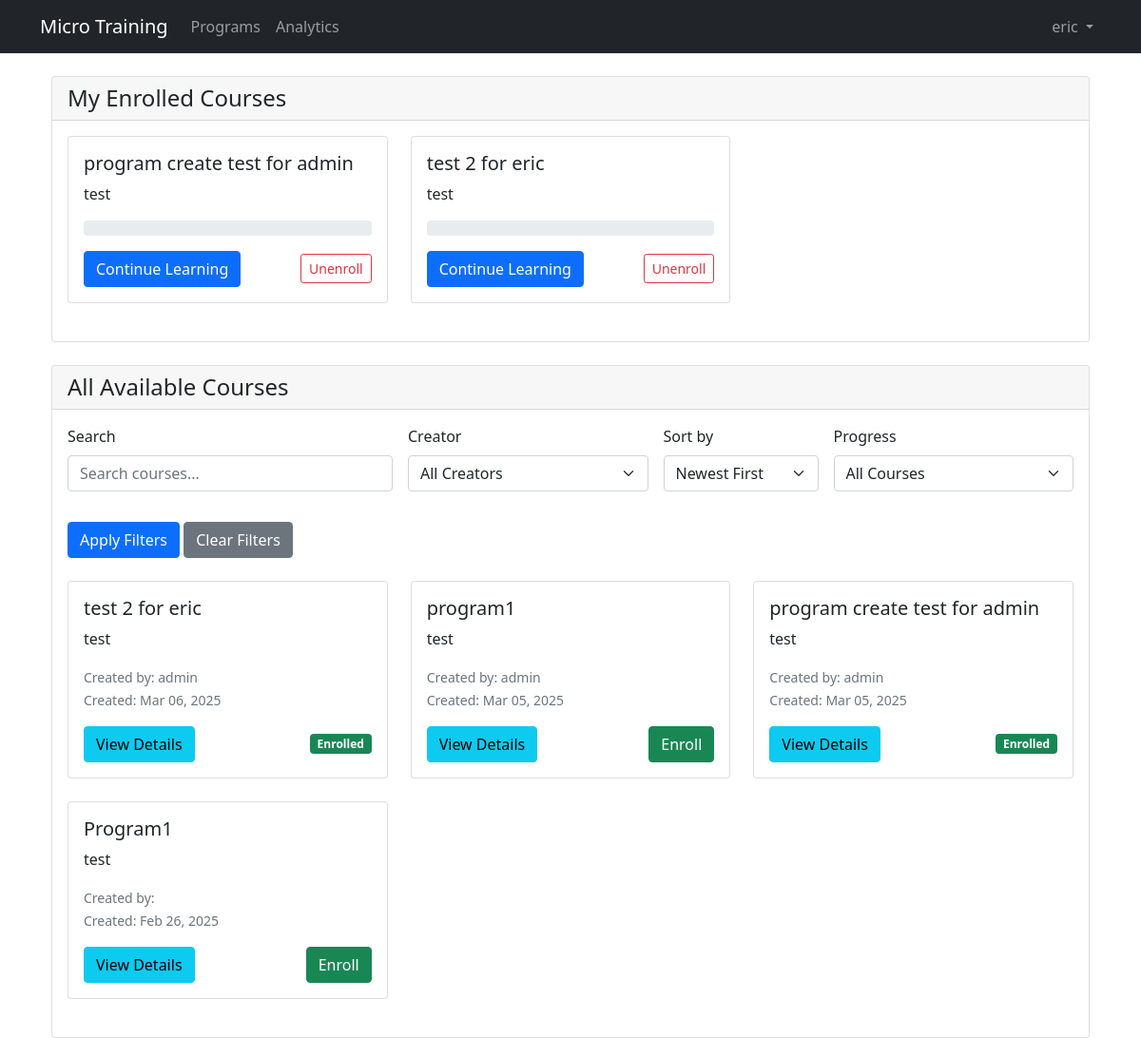
Screenshot of /courses/dashboard/ (signed in) with the database file from the repository.
### accounts/models.py (models this page shows, shortened)
class User(AbstractUser):
    is_manager = models.BooleanField(
        default=False,
        verbose_name='is_manager'
    )
    department = models.CharField(
        max_length=100,
        blank=True,  # 允许为空
        verbose_name='Department'
    )
    class Meta:
        db_table = 'users'
        verbose_name = 'User'
        verbose_name_plural = 'Users'

### courses/models.py (models this page shows, shortened)
class Program(models.Model):
    title = models.CharField(max_length=200)
    description = models.TextField()
    created_at = models.DateTimeField(auto_now_add=True)
    updated_at = models.DateTimeField(auto_now=True)
    created_by = models.ForeignKey(
        settings.AUTH_USER_MODEL,
        on_delete=models.CASCADE,
        related_name='created_programs',
        null=True,
        blank=True
    )
    enrolled_users = models.ManyToManyField(
        settings.AUTH_USER_MODEL,
        through='Enrollment',
        related_name='enrolled_programs',
        through_fields=('program', 'user')
    )

### courses/views.py (the view, shortened to what this page needs)
# urls.py: path('dashboard/', views.UserDashboardView.as_view(), name='user_dashboard'),
class UserDashboardView(LoginRequiredMixin, ListView):
    model = Program
    template_name = 'courses/user_dashboard.html'
    context_object_name = 'all_courses'
    def get_queryset(self):
        queryset = Program.objects.all()
        form = CourseSearchForm(self.request.GET,
                              creator_choices=User.objects.filter(is_manager=True))
        if form.is_valid():
            search = form.cleaned_data.get('search')
            creator = form.cleaned_data.get('creator')
            sort_by = form.cleaned_data.get('sort_by')
            progress = form.cleaned_data.get('progress')
            if search:
                queryset = queryset.filter(
                    Q(title__icontains=search) |
                    Q(description__icontains=search) |
                    Q(created_by__username__icontains=search)
                )
            if creator:
                queryset = queryset.filter(created_by_id=creator)
            if sort_by == 'oldest':
                queryset = queryset.order_by('created_at')
            else:
                queryset = queryset.order_by('-created_at')
        return queryset
    def get_context_data(self, **kwargs):
        context = super().get_context_data(**kwargs)
        context['search_form'] = CourseSearchForm(
            self.request.GET,
            creator_choices=User.objects.filter(is_manager=True)
        )
        context['enrolled_courses'] = Program.objects.filter(
            enrolled_users=self.request.user
        ).annotate(
            total_lessons=Count('topics__lessons'),
            completed_lessons=Count(
                'topics__lessons',
                filter=Q(topics__lessons__lessonprogress__user=self.request.user,
                        topics__lessons__lessonprogress__completed=True)
            )
        )
        return context

### courses/templates/courses/user_dashboard.html (shortened to what this page needs)
{% extends "base.html" %}
{% load crispy_forms_tags %}
{% block content %}
<div class="container mt-4">
    <div class="card mb-4">
        <div class="card-header">
            <h4 class="mb-0">My Enrolled Courses</h4>
        </div>
        <div class="card-body">
            <div class="row">
                {% for course in enrolled_courses %}
                <div class="col-md-6 col-lg-4 mb-4">
                    <div class="card h-100">
                        <div class="card-body">
                            <h5 class="card-title">{{ course.title }}</h5>
                            <p class="card-text">{{ course.description|truncatewords:20 }}</p>
                            <div class="progress mb-3">
                            </div>
                            <div class="d-flex justify-content-between align-items-center">
                                <a href="{% url 'program_detail' course.id %}" class="btn btn-primary">
                                    Continue Learning
                                </a>
                                <form method="post" action="{% url 'unenroll_course' course.id %}"
                                      style="display: inline;">
                                    <button type="submit" class="btn btn-outline-danger btn-sm"
                                            onclick="return confirm('Are you sure you want to unenroll?')">
                                        Unenroll
                                    </button>
                                </form>
                            </div>
                        </div>
                    </div>
                </div>
                {% empty %}
                <div class="col-12">
                    <p class="text-muted">You haven't enrolled in any courses yet.</p>
                </div>
                {% endfor %}
            </div>
        </div>
    </div>
    <div class="card">
        <div class="card-header">
            <h4 class="mb-0">All Available Courses</h4>
        </div>
        <div class="card-body">
            <form method="get" class="mb-4">
                <div class="row g-3">
                    <div class="col-md-4">
                        {{ search_form.search|as_crispy_field }}
                    </div>
                    <div class="col-md-3">
                        {{ search_form.creator|as_crispy_field }}
                    </div>
                    <div class="col-md-2">
                        {{ search_form.sort_by|as_crispy_field }}
                    </div>
                    <div class="col-md-3">
                        {{ search_form.progress|as_crispy_field }}
                    </div>
                </div>
                <button type="submit" class="btn btn-primary mt-3">Apply Filters</button>
                <a href="{% url 'user_dashboard' %}" class="btn btn-secondary mt-3">Clear Filters</a>
            </form>
            <div class="row">
                {% for course in all_courses %}
                <div class="col-md-6 col-lg-4 mb-4">
                    <div class="card h-100">
                        <div class="card-body">
                            <h5 class="card-title">{{ course.title }}</h5>
                            <p class="card-text">{{ course.description|truncatewords:20 }}</p>
                            <p class="text-muted">
                                <small>Created by: {{ course.created_by.username }}</small><br>
                                <small>Created: {{ course.created_at|date:"M d, Y" }}</small>
                            </p>
                            <div class="d-flex justify-content-between align-items-center">
                                <a href="{% url 'program_detail' course.id %}" class="btn btn-info">
                                    View Details
                                </a>
                                {% if course not in enrolled_courses.all %}
                                <form method="post" action="{% url 'enroll_course' course.id %}">
                                    <button type="submit" class="btn btn-success">Enroll</button>
                                </form>
                                {% else %}
                                <span class="badge bg-success">Enrolled</span>
                                {% endif %}
                            </div>
                        </div>
                    </div>
                </div>
                {% empty %}
                <div class="col-12">
                    <p class="text-muted">No courses found matching your criteria.</p>
                </div>
                {% endfor %}
            </div>
        </div>
    </div>
</div>
{% endblock %}

### templates/base.html (shortened to what this page needs)
{% load static %}
<!DOCTYPE html>
<html lang="en">
<head>
    <link href="https://cdn.jsdelivr.net/npm/bootstrap@5.1.3/dist/css/bootstrap.min.css" rel="stylesheet">
</head>
<body>
    <nav class="navbar navbar-expand-lg navbar-dark bg-dark">
        <div class="container">
            <a class="navbar-brand" href="{% url 'home' %}">Micro Training</a>
            <div class="collapse navbar-collapse" id="navbarNav">
                <ul class="navbar-nav me-auto">
                    {% if user.is_authenticated %}
                    <li class="nav-item">
                        <a class="nav-link" href="{% url 'courses:program_list' %}">Programs</a>
                    </li>
                    <li class="nav-item">
                        {% if user.is_manager %}
                        <a class="nav-link" href="{% url 'analytics:manager_dashboard' %}">Analytics</a>
                        {% else %}
                        <a class="nav-link" href="{% url 'analytics:user_dashboard' %}">Analytics</a>
                        {% endif %}
                    </li>
                    {% endif %}
                </ul>
                <ul class="navbar-nav">
                    {% if user.is_authenticated %}
                    <li class="nav-item dropdown">
                        <a class="nav-link dropdown-toggle" href="#" id="userDropdown" role="button" data-bs-toggle="dropdown">
                            {{ user.username }}
                        </a>
                    </li>
                    {% endif %}
                </ul>
            </div>
        </div>
    </nav>
    <div class="container mt-4">
        {% block content %}
        {% endblock %}
    </div>
</body>
</html>

### rows the page displays
User: username "eric"
Program: title "program create test for admin", description "test", created_by.username "admin", created_at "Mar 05, 2025", shows "Enrolled"
Program: title "test 2 for eric", description "test", created_by.username "admin", created_at "Mar 06, 2025", shows "Enrolled"
Program: title "program1", description "test", created_by.username "admin", created_at "Mar 05, 2025", shows "Enroll"
Program: title "Program1", description "test", created_at "Feb 26, 2025", shows "Enroll"
